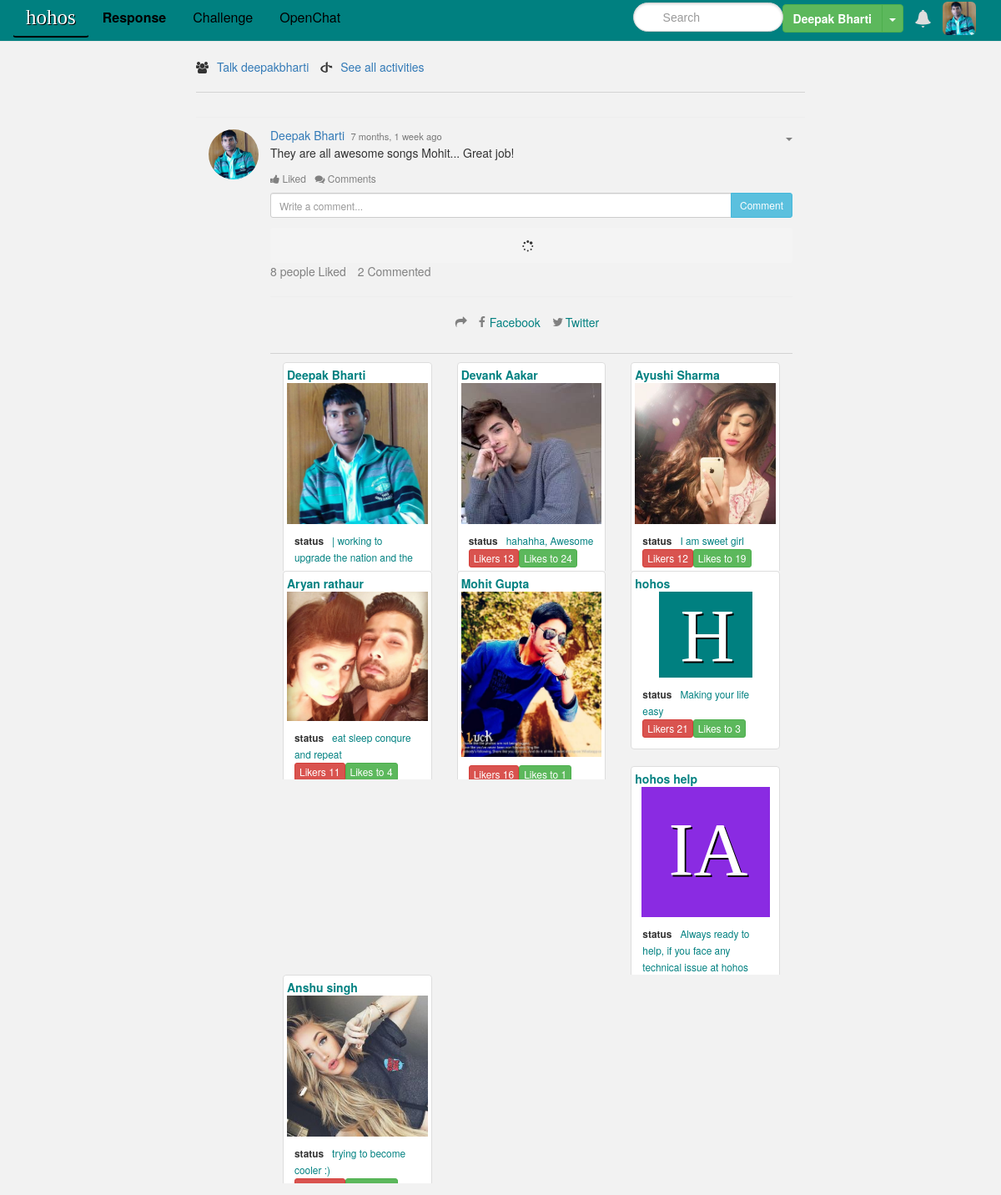
Page /feeds/1042/ (signed in) on the committed database.
### authentication/models.py (models this page shows, shortened)
@python_2_unicode_compatible
class Profile(models.Model):
    user = models.OneToOneField(User)
    status = models.CharField(max_length=200, null=True, blank=True)
    about = models.TextField(max_length=250, null=True, blank=True)
    hohos_digest = models.BooleanField(default=True)
    is_product = models.BooleanField(default=False)
    company = models.CharField(max_length=100, null=True, blank=True)
    facebook = models.CharField(max_length=150, null=True, blank=True)
    quora = models.CharField(max_length=150, null=True, blank=True)
    twitter = models.CharField(max_length=150, null=True, blank=True)
    linkedin = models.CharField(max_length=150, null=True, blank=True)
    likes = models.IntegerField(default=1)
    likes_to = models.IntegerField(default=1)
    home = models.CharField(max_length=100, null=True, blank=True)
    website = models.CharField(max_length=100, null=True, blank=True)
    job = models.CharField(verbose_name="what are you doing now?", max_length=100, null=True, blank=True)
    institute = models.CharField(max_length=100, null=True, blank=True)
    birth_date = models.DateField(null=True, blank=True) # launch_date for product
    gender = models.CharField(max_length=10, null=True, blank=True)
    want_to_do = models.CharField(verbose_name="what do you want to do?", max_length=200, null=True, blank=True)
    likes_most = models.CharField(verbose_name="who do you like most?", max_length=150, null=True, blank=True)
    likes_not = models.CharField(verbose_name="who do you like not at all?", max_length=150, null=True, blank=True)
    image = models.ImageField(upload_to='profile_pictures',
                                null=True,
                                blank=True,
            height_field="height_field",
            width_field="width_field")
    height_field = models.IntegerField(default=450)
    width_field = models.IntegerField(default=350)
    class Meta:
        db_table = 'auth_profile'
    def get_picture(self):
        no_picture = settings.MEDIA_URL + 'profile_pictures/' + 'no_picture.png'
        gender = self.gender
        if self.image:
            return settings.MEDIA_URL+str(self.image)
        else:
            return no_picture
    def get_screen_name(self):
        try:
            if self.user.get_full_name():
                return self.user.get_full_name()
            else:
                return self.user.username
        except:
            return self.user.username

### feeds/models.py (models this page shows, shortened)
@python_2_unicode_compatible
class Feed(models.Model):
    user = models.ForeignKey(User, related_name="from_user", null=True)
    to_user = models.ForeignKey(User, related_name="for_user", null=True, blank=True) #respond_to_user
    challenge_to_user = models.ForeignKey(User, related_name="challenge_to_user", null=True, blank=True)
    profile_pk = models.IntegerField(default=None, null=True, blank=True)
    is_product_feed = models.BooleanField(default=False)   #product_profile_feeds atleast one user or to_user is product for such feeds
    is_challenge = models.BooleanField(default=False)
    response_for = models.IntegerField(default=None, null=True, blank=True)
    date = models.DateTimeField(auto_now_add=True)
    post = models.TextField(max_length=255)
    post_pic = models.ImageField(null=True, blank=True,
            height_field="height_field",
            width_field="width_field")
    height_field = models.IntegerField(default=0)
    width_field = models.IntegerField(default=0)
    parent = models.ForeignKey('Feed', null=True, blank=True)
    likes = models.IntegerField(default=0)
    comments = models.IntegerField(default=0)
    class Meta:
        verbose_name = _('Feed')
        verbose_name_plural = _('Feeds')
        ordering = ('-date',)
    def get_likes(self):
        likes = Activity.objects.filter(activity_type=Activity.LIKE,
                                        feed=self.pk)
        return likes
    def get_likers(self):
        likes = self.get_likes()
        likers = []
        for like in likes:
            likers.append(like.user)
        return likers
    def linkfy_post(self):
        return bleach.linkify(escape(self.post))

### feeds/views.py (the view)
# urls.py: url(r'^(?P<id>\d+)/$', views.feed, name='feeds'),
@login_required
def feed(request, id):
    feed = get_object_or_404(Feed, id=id)
    return render(request, 'feeds/feed.html', {'feed': feed})

### feeds/templates/feeds/feed.html (shortened to what this page needs)
{% extends 'base.html' %}
{% load staticfiles %}
{% load i18n %}
{% load humanize %}
{% block head %}
  <link href="{% static 'css/feeds.css' %}" rel="stylesheet">
{% endblock head %}
{% block main %}
<div class="col col-md-8 col-md-offset-2">
       <div class="page-header">
      {% if rquest.user.username == feed.user.username %}
          <tr class="center">
          <td><i style="color:green;" class='fa fa-users fa-1x fa-fw'></i>
          <i style="color: #008080;" class='fa fa-spinner fa-spin fa-1x fa-fw'></i>
          </td>
         <td style="color:green;">Your all <a href="{% url 'userfeeds' feed.user.username %}">activities</a>
         </td>
        </tr>
      {% else %}
      <tr class="center">
        <td>
          <i class="fa fa-users fa-1x" style="margin-right:10px;"></i><a href="{% url 'profile' feed.user.username %}">Talk {{feed.user.username}}</a>
        </td>
        <td>
          <i class="fa fa-openid fa-1x" style="margin-right:10px; margin-left:10px;"></i><a href="{% url 'userfeeds' feed.user.username %}">See all activities</a>
        </td>
      </tr>
      {% endif %}
       <hr style="border-color:lightgray;">
      </div>
  <ul class="stream" style="list-style:none;">
  	{% if not feed.profile_pk %}
    	{% include 'feeds/partial_detail_feed.html' with feed=feed %}
    {% else %}
    	{% include 'feeds/partial_detail_feed_profile.html' with feed=feed %}
    {% endif %}
  </ul>
 </div>
{% endblock main %}

### hohos/templates/base.html (shortened to what this page needs)
{% load staticfiles i18n %}
<!DOCTYPE html>
<html lang="en">
  <head>
    <link href="https://maxcdn.bootstrapcdn.com/font-awesome/4.7.0/css/font-awesome.min.css" rel="stylesheet">
    <link rel="stylesheet" href="https://maxcdn.bootstrapcdn.com/bootstrap/3.3.7/css/bootstrap.min.css">
    <link href="{% static 'css/hohos.css' %}?v=1" rel="stylesheet">
    <link href="{% static 'css/tooltipster.css' %}" rel="stylesheet">
    <link href="{% static 'css/tipped/tipped.css' %}" rel="stylesheet">
  {% block head %}
  {% endblock %}
  </head>
    {% block body %}
    {% include 'header.html' %}
      <main>
        <div class="container">
          {% block main %}
          {% endblock main %}
        </div>
      </main>
{% endblock body %}
  </body>
</html>

### hohos/templates/header.html (shortened to what this page needs)
     {% load staticfiles %}
      {% load i18n %}
      <header>
        <nav class="navbar navbar-default navbar-fixed-top" role="navigation">
          <div class="container">
            <div class="navbar-header">
              <a class="navbar-brand btn" href="{% url 'introho' %}" style="font-family: Georgia, serif, cursive; font-size:25px; color: white; text-shadow:1px 1px black;">
              hohos
              </a>
            </div>
            <div class="collapse navbar-collapse" id="menu">
              <ul class="nav navbar-nav">
                {% if request.user.is_authenticated %}
                <li><a href="{% url 'feeds' %}" style="font-weight:bold; font-size:16px; color:black;" class="btn response mainitems">{% trans 'Response' %}</a></li>
                <li><a href="{% url 'challenge_feeds' %}" style="font-size:16px; color:black;" class="btn challenge mainitems">{% trans 'Challenge' %}</a></li>
              <li><a href="{% url 'profilefeeds_h_h' %}" style="font-size:16px; color:black;" class="btn openchat mainitems">{% trans 'OpenChat' %}</a></li>
              {% else %}
              <li><a href="{% url 'about' %}" style="color:white; font-size:17px;" class="wearehere mainitems">{% trans 'We are here' %}</a></li>
              {% endif %}
              </ul>
{% if request.user.is_authenticated %}
  <a href="{% url 'profile' request.user.username %}">
    <li class="pull-right" style="list-style:none; padding-top:7px;">
    <img href="{% url 'profile' request.user.username %}" src="{{request.user.profile.get_picture}}" class="img img-responsive img-rounded small_pic" style="padding: 0px;">
    </li>
  </a>
    <li class="pull-right" style="list-style:none; padding-top:13px;">
    <a href="#" id="notifications" data-container="body" data-toggle="popover" data-placement="bottom" title="Notifications">
    <span class="glyphicon glyphicon-bell"></span>
    </a>
    </li>
{% endif %}
{% if request.user.is_authenticated %}
<div class="btn-group pull-right" style="margin-top:10px;">
  {% if request.user.profile.is_product %}
  <a href="{% url 'profile' user.username %}" class="btn btn-danger" style="color: white; font-weight:bold;">{{ user.profile.get_screen_name }}</a>
  <button type="button" class="btn btn-danger dropdown-toggle" data-toggle="dropdown" aria-haspopup="true" aria-expanded="false">
    <span class="caret"></span>
    <span class="sr-only">Toggle Dropdown</span>
  </button>
  {% else %}
  <a href="{% url 'profile' user.username %}" class="btn btn-success" style="color: white; font-weight:bold;">{{ user.profile.get_screen_name }}</a>
  <button type="button" class="btn btn-success dropdown-toggle" data-toggle="dropdown" aria-haspopup="true" aria-expanded="false">
    <span class="caret"></span>
  </button>
  {% endif %}
</div>
{% endif %}
  {% if not request.user.is_authenticated and not "/signup/" in request.get_full_path %}
            <form class='navbar-form navbar-right' method='POST' action='{% url "login" %}' style="margin-right:-6px;">
            {% csrf_token %}
              <div class='form-group'>
                  <input style="margin-right:-6px;" type='text' class='form-control' name='username' placeholder='Username' />
              </div>
              <div class='form-group'>
                  <input style="margin-right:-6px;" type='password' class='form-control' name='password' placeholder='Password' />
              </div>
              <button type='submit' class='btn btn-default'>Login</button>
          </form>
          {% else %}
              <div class="pull-right" style="margin-right:-16px;">
              {% if not hide_search %}
                <form class="navbar-form navbar-left" role="search" action="{% url 'search' %}" id="search">
                  <div class="input-group">
                    <input type="text" class="form-control typeahead" name="q" id="to" placeholder="Search">
                  </div>
                </form>
              {% endif %}
              </div>
              {% endif %}
            </div>
          </div>
        </nav>
      </header>

### feeds/templates/feeds/partial_detail_feed_profile.html (shortened to what this page needs)
{% load i18n %}
{% load staticfiles %}
{% load humanize %}
<li feed-id="{{ feed.pk }}" csrf="{{ csrf_token }}">
  <div class="feed-container">
    <a href="{% url 'profile' feed.user.username %}">
      <img src="{{ feed.user.profile.get_picture }}" class="user" style="max-width:60px; max-height:60px;">
    </a>
    <div class="post">
      {% if feed.user == user %}
               <span class="dropdown pull-right">
                  <a href="#" class="dropdown-toggle" data-toggle="dropdown" style="color: gray;"><b class="caret"></b></a>
              </span>
      {% endif %}
      <h3><a  href="{% url 'profile' feed.user.username %}" class="userinfotip">{{ feed.user.profile.get_screen_name }}</a>
      <small>{{ feed.date|naturaltime }}</small>
      </h3>
      <p style="margin-bottom:7px; margin-top:7px color:#008080">{{ feed.linkfy_post|safe|linebreaksbr }}</p>
{% if not request.user.is_anonymous and not "/introho/" in request.get_full_path %}
    <div  style="margin-bottom:7px; margin-top:7px" class="interaction">
        {% if user in feed.get_likers %}
          <a style="color:gray; font-size:12px;" href="#" class="like unlike">
            <span class="fa fa-thumbs-up fa-1x gray"></span>
            <span class="text">{% trans 'Liked' %}</span>
          </a>
        {% else %}
          <a style="color:gray; font-size:12px;" href="#" class="like">
            <span class="fa fa-thumbs-up fa-1x  gray"></span>
            <span class="text">{% trans 'Like' %}</span>
          </a>
        {% endif %}
        <a style="color:gray; font-size:12px;" href="#" class="comment">
          <i class="fa fa-comments fa-1x gray" aria-hidden="true"></i>
          {% trans 'Comments' %}
        </a>
      </div>
      <div class="comments">
        <form role="form" method="post" action="{{ comment }}" onsubmit="return false">
          <div class="input-group">
            <input type="text" class="form-control input-sm" placeholder="{% trans 'Write a comment...' %}" name="post" maxlength="255">
            <span class="input-group-btn">
            <button type="submit" class="btn btn-info btn-sm pull-right commentbtn">Comment</button>
            </span>
          </div>
        </form>
        <ol class="clearfix">
        </ol>
      </div>
   {% if feed.likes or feeds.comments %}
      <span class="likers">
      {% if feed.likes %} {{feed.likes}} people Liked</span>
      {% endif %}
      {% if feed.comments %}
      <span class="commented">{{feed.comments}} Commented</span>
      {% endif %}
<hr>
<span class="likers center">
<i class="fa fa-share fa-1x" style="margin-right:9px;"></i>
<i class="fa fa-facebook fa-1x fa-fw"></i>
<a href="https://www.facebook.com/sharer/sharer.php?u={{request.build_absolute_uri}}" style="margin-right:12px;">
          Facebook
</a>
<i class="fa fa-twitter fa-1x fa-fw"></i>
<a href="https://twitter.com/home?status={{share_string}}%20{{request.build_absolute_uri}}">
Twitter
</a>
</span>
      <br style="margin-top:5px; margin-bottom:8px;" >
       <hr style="border-color:lightgray; margin-top:7px; margin-bottom:10px;">
   {% for liker in feed.get_likers %}
  <div class="col-md-4" style="max-height:250px; overflow:scroll;">
    <div class="thumbnail">
      <table>
        <tr>
          <th>
            <a href="{% url 'profile' liker.username %}" style="color:#008080; font-weight:bold;">{{liker.profile.get_screen_name}}</a>
          </th>
        </tr>
      </table>
      <a href="{% url 'profile' liker.username %}"><img src="{{liker.profile.get_picture}}" alt="image"></a>
      <div class="caption">
       {% if liker.profile.status %} <small style="font-weight:bold; margin-right:10px;">status</small><small style="color:#008080;">{{liker.profile.status}}</small>{% endif %}
        <table>
          <tr>
            <th>
              {% if liker.profile.likes %}<a href="#" class="btn btn-danger btn-xs" role="button">Likers {{liker.profile.likes}}</a>{% endif %}
            </th>
            <th>
              {% if liker.profile.likes_to %}<a href="#" class="btn btn-success btn-xs" role="button">Likes to {{liker.profile.likes_to}}</a>{% endif %}
            </th>
          </tr>
        </table>
      </div>
    </div>
  </div>
        {% endfor %}
      {% endif %}
{% endif %}
    </div>
  </div>
</li>

### rows in the picture
Feed: user.username "deepakbharti", user.profile.get_picture (picture), user.profile.get_screen_name "Deepak Bharti", date "7 months, 1 week ago", linkfy_post "They are all awesome songs Mohit... Great job!", likes "8", comments "2"

### other values in the picture
{{ user.profile.get_screen_name }} "Deepak Bharti"
{{ liker.profile.get_screen_name }} "Deepak Bharti"
{{ liker.profile.status }} "| working to upgrade the nation and the…"
{{ liker.profile.get_screen_name }} "Devank Aakar"
{{ liker.profile.status }} "hahahha, Awesome"
{{ liker.profile.likes }} "13"
{{ liker.profile.likes_to }} "24"
{{ liker.profile.get_screen_name }} "Ayushi Sharma"
{{ liker.profile.status }} "I am sweet girl"
{{ liker.profile.likes }} "12"
{{ liker.profile.likes_to }} "19"
{{ liker.profile.get_screen_name }} "Aryan rathaur"
{{ liker.profile.status }} "eat sleep conqure and repeat"
{{ liker.profile.likes }} "11"
{{ liker.profile.likes_to }} "4"
